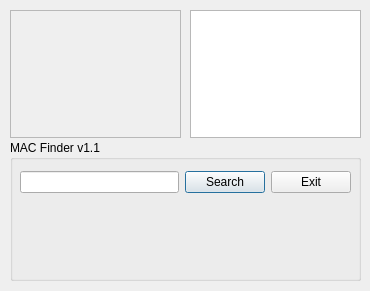
<?xml version="1.0" encoding="UTF-8"?>
<ui version="4.0">
 <class>Dialog</class>
 <widget class="QDialog" name="Dialog">
  <property name="geometry">
   <rect>
    <x>0</x>
    <y>0</y>
    <width>370</width>
    <height>291</height>
   </rect>
  </property>
  <property name="minimumSize">
   <size>
    <width>370</width>
    <height>291</height>
   </size>
  </property>
  <property name="maximumSize">
   <size>
    <width>370</width>
    <height>291</height>
   </size>
  </property>
  <property name="windowTitle">
   <string>Dialog</string>
  </property>
  <widget class="QGroupBox" name="groupBox">
   <property name="geometry">
    <rect>
     <x>10</x>
     <y>140</y>
     <width>351</width>
     <height>141</height>
    </rect>
   </property>
   <property name="title">
    <string>MAC Finder v1.1</string>
   </property>
   <widget class="QWidget" name="">
    <property name="geometry">
     <rect>
      <x>10</x>
      <y>30</y>
      <width>331</width>
      <height>25</height>
     </rect>
    </property>
    <layout class="QHBoxLayout" name="horizontalLayout">
     <item>
      <widget class="QLineEdit" name="lineEdit"/>
     </item>
     <item>
      <widget class="QPushButton" name="pushButton">
       <property name="text">
        <string>Search</string>
       </property>
      </widget>
     </item>
     <item>
      <widget class="QPushButton" name="pushButton_2">
       <property name="text">
        <string>Exit</string>
       </property>
      </widget>
     </item>
    </layout>
   </widget>
  </widget>
  <widget class="QTextBrowser" name="textBrowser">
   <property name="geometry">
    <rect>
     <x>190</x>
     <y>10</y>
     <width>171</width>
     <height>128</height>
    </rect>
   </property>
  </widget>
  <widget class="QFrame" name="frame">
   <property name="geometry">
    <rect>
     <x>10</x>
     <y>10</y>
     <width>171</width>
     <height>128</height>
    </rect>
   </property>
   <property name="styleSheet">
    <string notr="true">image: url(:/dog.jpg);</string>
   </property>
   <property name="frameShape">
    <enum>QFrame::StyledPanel</enum>
   </property>
   <property name="frameShadow">
    <enum>QFrame::Raised</enum>
   </property>
  </widget>
 </widget>
 <resources/>
 <connections/>
</ui>
